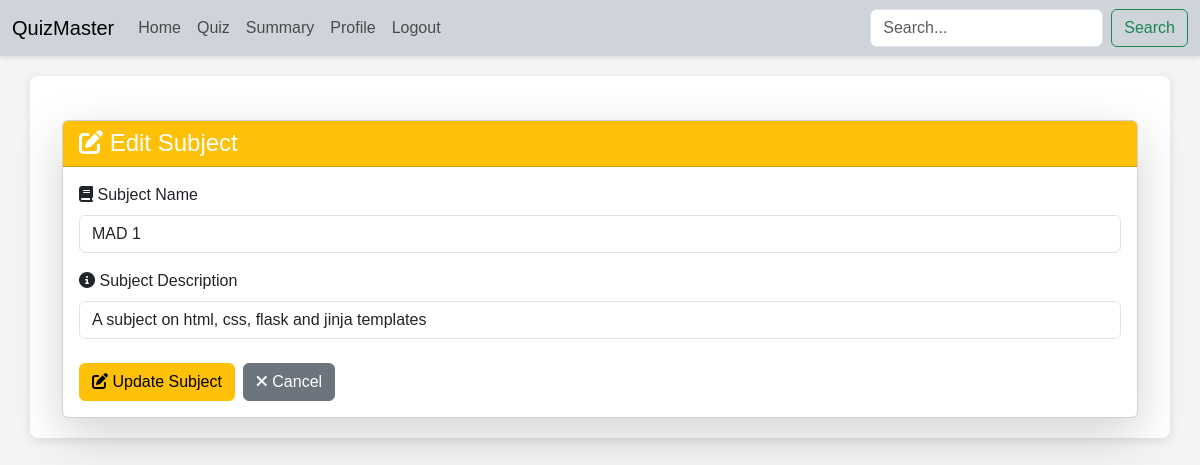
The page /admin/subject/3/edit (signed in) on the database its author committed.
### models.py (models this page shows)
class Subject(db.Model):
    id = db.Column(db.Integer, primary_key=True)
    subject_name = db.Column(db.String(92), unique=True, nullable=False)
    subject_description = db.Column(db.String(256), nullable=True)

### controller/routes.py (the view)
@app.route('/admin/subject/<int:id>/edit')
@admin_required
def edit_subject(id):
    subject = Subject.query.get(id)
    if not subject:
        flash("Subject does not exist")
        return redirect(url_for('admin'))
    return render_template('subject/edit.html', subject=subject)

### controller/routes.py (called while the page is built)
def admin_required(func):
    @wraps(func)
    def inner(*args, **kwargs):
        if 'user_id' not in session:
            flash("Please login to continue")
            return redirect(url_for('login'))
        user = User.query.get(session['user_id'])
        if not user.is_admin:
            flash("You are not authorized to access this page")
            return redirect(url_for('index'))
        return func(*args, **kwargs)
    inner.__name__ = func.__name__
    return inner

### templates/subject/edit.html (shortened to what this page needs)
{% extends 'layout.html' %}
{% block content %}
<div class="container mt-4">
    <div class="card shadow-lg">
        <div class="card-header bg-warning text-white">
            <h2 class="h4 mb-0"><i class="fa fa-edit"></i> Edit Subject</h2>
        </div>
        <div class="card-body">
            <form action="{{ url_for('edit_subject', id=subject.id) }}" method="POST">
                <div class="mb-3">
                    <label for="name" class="form-label"><i class="fas fa-book"></i> Subject Name</label>
                    <input type="text" name="name" id="name" class="form-control" required placeholder="Enter Subject Name" value="{{ subject.subject_name }}">
                </div>
                <div class="mb-3">
                    <label for="description" class="form-label"><i class="fas fa-info-circle"></i> Subject Description</label>
                    <input type="text" name="description" id="description" class="form-control" required placeholder="Enter Subject Description" value="{{ subject.subject_description }}">
                </div>
                <div class="d-flex justify-content-start mt-4">
                    <button type="submit" class="btn btn-warning">
                        <i class="fa fa-edit"></i> Update Subject
                    </button>
                    <a href="{{ url_for('admin') }}" class="btn btn-secondary ms-2">
                        <i class="fa fa-times"></i> Cancel
                    </a>
                </div>
            </form>
        </div>
    </div>
</div>
{% endblock %}

### templates/layout.html (style rules this page uses)
html, body { margin: 0; padding: 0; background-color: #f4f4f4; font-family: 'Arial', sans-serif; }

### rows shown on the page
Subject: name "MAD 1", description "A subject on html, css, flask and jinja templates"
